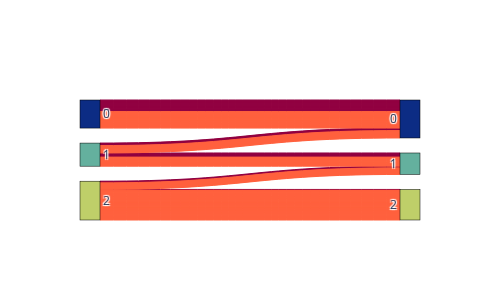

Source (notebook cell):
### Code cell
import plotly.graph_objects as go

color_link = results['color']

fig = go.Figure(data=[go.Sankey(
    node = dict(
      pad = 15,
      thickness = 20,
      line = dict(color = "black", width = 0.5),
      label = ["0", "1", "2", "0", "1", "2"],
      color = ['#0c2c84', '#64b09e', '#bfcf69','#0c2c84', '#64b09e', '#bfcf69']
    ),
    link = dict(
      source = results['source'],
      target = results['target'],
      value = results['weight'],
      color=color_link
  ))])



fig.update_layout(
    autosize=False,
    width=500,
    height=300,)
fig.write_image("fig/clu_flow_pheno.svg")
fig.show()

### Figure 1 — Plotly figure (JSON) as saved in the notebook; plotly's stock layout.template omitted (floating-point values rounded to 4 significant figures)
{"data": [{"link": {"color": ["#910040", "#910040", "#910040", "#910040", "#910040", "#910040", "#910040", "#910040", "#910040", "#910040", "#910040", "#910040", "#910040", "#910040", "#910040", "#910040", "#910040", "#910040", "#910040", "#910040", "#910040", "#910040", "#910040", "#910040", "#910040", "#ff603d", "#ff603d", "#ff603d", "#ff603d", "#ff603d", "#ff603d", "#ff603d", "#ff603d", "#ff603d", "#ff603d", "#ff603d", "#ff603d", "#ff603d", "#ff603d", "#ff603d", "#ff603d", "#ff603d", "#ff603d", "#ff603d", "#ff603d", "#ff603d", "#ff603d", "#ff603d", "#ff603d", "#ff603d", "#ff603d", "#ff603d", "#ff603d", "#ff603d", "#ff603d", "#ff603d", "#ff603d", "#ff603d", "#ff603d", "#ff603d", "#ff603d", "#ff603d", "#ff603d", "#ff603d", "#ff603d", "#ff603d", "#ff603d", "#ff603d", "#ff603d", "#ff603d", "#ff603d", "#ff603d", "#ff603d", "#ff603d", "#ff603d", "#ff603d", "#ff603d", "#ff603d", "#ff603d", "#ff603d", "#ff603d", "#ff603d", "#ff603d", "#ff603d", "#ff603d", "#ff603d", "#ff603d", "#ff603d", "#ff603d", "#ff603d", "#ff603d", "#ff603d", "#ff603d", "#ff603d", "#ff603d", "#ff603d", "#ff603d", "#ff603d", "#ff603d", "#ff603d", "#ff603d", "#ff603d", "#ff603d", "#ff603d", "#ff603d", "#ff603d", "#ff603d", "#ff603d", "#ff603d"], "source": [0, 0, 0, 0, 1, 0, 1, 2, 0, 1, 0, 2, 1, 0, 0, 1, 0, 1, 0, 1, 0, 1, 0, 0, 2, 1, 2, 0, 1, 0, 1, 1, 0, 0, 0, 2, 2, 0, 2, 1, 1, 1, 2, 0, 2, 0, 0, 2, 1, 1, 1, 2, 0, 1, 2, 2, 0, 2, 2, 2, 2, 2, 2, 2, 0, 0, 2, 2, 2, 2, 2, 1, 1, 1, 1, 2, 0, 2, 0, 0, 2, 2, 2, 1, 0, 2, 2, 2, 1, 2, 2, 1, 2, 2, 1, 2, 2, 0, 2, 0, 2, 2, 0, 2, 2, 2, 2, 2, 1], "target": [3, 3, 3, 3, 3, 3, 4, 4, 3, 4, 3, 4, 4, 3, 3, 3, 3, 3, 3, 4, 3, 4, 3, 3, 5, 3, 5, 3, 4, 3, 4, 4, 3, 3, 3, 4, 4, 3, 5, 3, 3, 4, 5, 3, 5, 3, 3, 5, 3, 4, 3, 5, 3, 4, 5, 5, 3, 5, 5, 5, 5, 5, 5, 5, 3, 3, 5, 5, 5, 4, 4, 4, 3, 4, 4, 5, 3, 5, 3, 3, 5, 5, 5, 4, 3, 4, 5, 4, 3, 5, 5, 4, 5, 5, 3, 5, 4, 3, 5, 3, 5, 5, 3, 5, 5, 4, 5, 5, 3], "value": [1, 1, 1, 1, 1, 1, 1, 1, 1, 1, 1, 1, 1, 1, 1, 1, 1, 1, 1, 1, 1, 1, 1, 1, 1, 1, 1, 1, 1, 1, 1, 1, 1, 1, 1, 1, 1, 1, 1, 1, 1, 1, 1, 1, 1, 1, 1, 1, 1, 1, 1, 1, 1, 1, 1, 1, 1, 1, 1, 1, 1, 1, 1, 1, 1, 1, 1, 1, 1, 1, 1, 1, 1, 1, 1, 1, 1, 1, 1, 1, 1, 1, 1, 1, 1, 1, 1, 1, 1, 1, 1, 1, 1, 1, 1, 1, 1, 1, 1, 1, 1, 1, 1, 1, 1, 1, 1, 1, 1]}, "node": {"color": ["#0c2c84", "#64b09e", "#bfcf69", "#0c2c84", "#64b09e", "#bfcf69"], "label": ["0", "1", "2", "0", "1", "2"], "line": {"color": "black", "width": 0.5}, "pad": 15, "thickness": 20}, "type": "sankey"}], "layout": {"autosize": false, "height": 300, "width": 500}}
